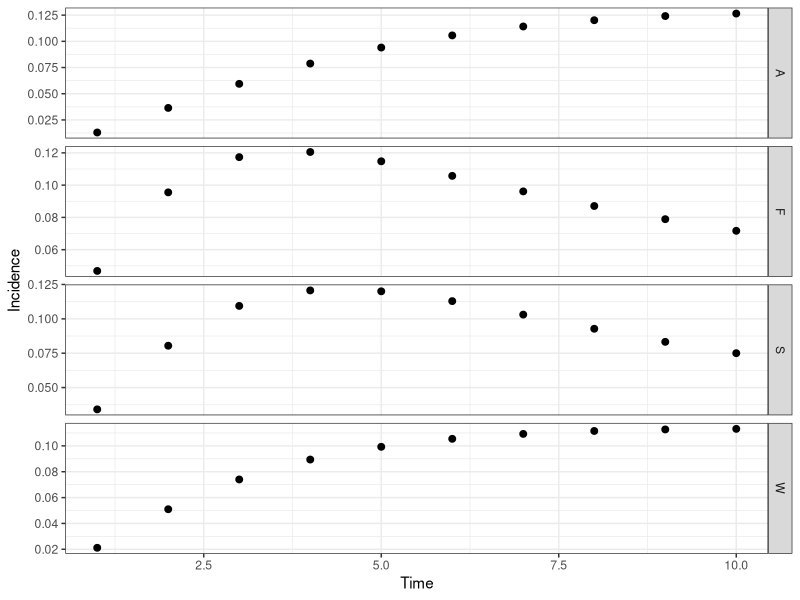

The R script that drew this image:
# CF McQuaid & RMGJ Houben
# Start 21/04/2017 ---> current version 26/04/2017
# Cohort model of TB including regression and a slow stream
########################################
#         ^     ^     ^     ^          #
#      -> Q <-> S <-> C <-> Y -> M     # Q - Quiescent, S - Subclinical, C - Minimal (C+S-), Y - Disseminated (C+S+, symptomatic), M - Death (due to disease)
#     /   ^     ^                      #
#    E    |     |                      # E - Recently Infected, T - Cumulative incidence (using initial disease-free population)
#     \   v     v                      #
#      -> K <-> Z                      # K - Quiescent (slow stream), Z- Subclinical (slow stream),
#         v     v                      #
########################################
##set wd depending on who is coding/playing
#setwd("C:/Users/cfmcquaid/Simulations")
setwd("/Users/ReinHouben/Filr/ifolder/Applications (funding and jobs)/2016 - ERC starting grant/Rmodel_nathis/NatHistCoh")

#Next steps
# 1. get the prop inc disease after 5 years to 5%
###   How: play with Eq values, OR increase progression parameters
# 2. achieve 1 + start higher and sharper decrease in early years
###   How: change initial states to more realistic point, based on what prev of disease would be at screening
###   Also increase progression rates, while decreasing proportion that goes into the fast pathway
# OTHER NEXT STEPS - 8th May 2017
##  ?can we calculate in model how often (on average) people would come in and out of states over course of say 2 years?
##  ?Can we calculate average time in compartment in each step visit? Should be simple competing risk model right?

library("reshape2"); library("deSolve"); library("ggplot2"); library("plyr");
# Parameter sets: Average (), Wax (regression), Slow (slow), Full (regression, slow)
# Ax - rate from compartment A to compartment X, Omega - background mortality
paramA <- c(Eq=1.00, Qs=0.03, Qk=0.00, Kz=0.00, Kq=0.00, Sc=0.22, Sq=0.00, Sz=0.00, Zk=0.00, Zs=0.00, Cy=0.22, Cs=0.00, Ym=0.25, Yc=0.00, Omega=0)
paramW <- c(Eq=1.00, Qs=0.03, Qk=0.00, Kz=0.00, Kq=0.00, Sc=0.50, Sq=0.25, Sz=0.00, Zk=0.00, Zs=0.00, Cy=0.50, Cs=0.25, Ym=0.50, Yc=0.25, Omega=0)
paramS <- c(Eq=0.10, Qs=0.50, Qk=0.00, Kz=0.01, Kq=0.00, Sc=0.22, Sq=0.00, Sz=0.00, Zk=0.00, Zs=0.05, Cy=0.22, Cs=0.00, Ym=0.25, Yc=0.00, Omega=0)
paramF <- c(Eq=0.10, Qs=0.50, Qk=0.00, Kz=0.01, Kq=0.00, Sc=0.50, Sq=0.25, Sz=0.00, Zk=0.25, Zs=0.05, Cy=0.50, Cs=0.25, Ym=0.50, Yc=0.25, Omega=0)
# Initial states of compartments
state <- c(E=100000, Q=0, K=0, S=0, Z=0, C=0, Y=0, M=0, T=0)
# Timespan for simulation
times <- seq(0, 10, by = 1)
# Timespan for burn
timeb <- 2
# Timespan for tornado
timet <- 5
# ODE function
regr <- function(t, state, parameters){
  with(as.list(c(state, parameters)), {
   # rates of change
   dE <- - E
   dQ <- + Eq*E + Sq*S + Kq*K - (Qs + Qk + Omega)*Q
   dK <- + (1 - Eq)*E + Zk*Z + Qk*Q - (Kz + Kq + Omega)*K
   dS <- + Qs*Q + Cs*C + Zs*Z - (Sc + Sq + Sz + Omega)*S
   dZ <- + Kz*K + Sz*S - (Zk + Zs + Omega)*Z
   dC <- + Sc*S + Yc*Y - (Cs + Cy + Omega)*C
   dY <- + Cy*C -(Yc + Ym + Omega)*Y
   dM <- + Ym*Y
   dT <- + Sc*S / sum(state[1:5])
   # return the rate of change
   list(c(dE, dQ, dK, dS, dZ, dC, dY, dM, dT))
  })
}
# Burn off the first X years to establish the proportion of individuals in each compartment, removing diseased
burn <- function(tb, state, fxn, parameters){
  out <- ode(y = state, times = seq(0, tb, by = 1), func = fxn, parms = parameters)
  stateb <- c(out[tb, 2], out[tb, 3], out[tb, 4], out[tb, 5], out[tb, 6], C=0, Y=0, M=0, T=0)
  return(stateb)
}
# Calculation function
calc <- function(ts, tb, state, fxn, parameters, source){
  stateb <- burn(tb = tb, state = state, fxn = regr, parameters = parameters)
  out <- ode(y = stateb, times = ts, func = fxn, parms = parameters)
  out <- as.data.frame(out)
  # Calculating incidence
  out$inc <- parameters["Sc"]*out$S / (out$E + out$Q + out$S + out$K + out$Z)
  out$inc <- head(c(0,out$inc),-1) # We later remove the first element as it is zero if calculated using C&Y, but will be nonnegative if looking at the rate. Shift the index accordingly
  # Calculating incidence rate (https://en.wikipedia.org/wiki/Incidence_(epidemiology)), proportion of population that result in cases per year = (total # cases incl mort) / {[(C+Y)_t1-(C+Y)_t0]*(t1+t0)/2 + t1*(E+Q+S+K+Z)_t1}
  out$rate <- (out$C + out$Y + out$M) / (head(c(out$C,0) + c(out$Y,0) - c(0,out$C) - c(0,out$Y), -1)*head(c(out$time,0) - c(0,out$time), -1) / 2 + (out$E + out$Q + out$S + out$K + out$Z)*out$time)
  # Calculating the "relative risk" (see Vynnycky & Fine, 1997)
  # out$risk <- head(c(out$C,0) + c(out$Y,0) - c(0,out$C) - c(0,out$Y), -1)/(out$C[2] + out$Y[2])
  # out$risk <- parameters["Sc"]*out$S/(parameters["Sc"]*out$S[1])
  # out$risk <- head(c(0,out$risk),-1) # see above re index shift
  # Calculating the "interval from conversion" (see Styblo 1991 & TSRU progress report 1967)
  out$int <- parameters["Sc"]*out$S/sum(parameters["Sc"]*out$S)
  out$int <- head(c(0,out$int),-1) # see above re index shift
  # Calculating point prevalence
  out$prev <- (out$C + out$Y) / (out$E + out$Q + out$S + out$K + out$Z + out$C + out$Y)
  # Removing the first data point at time zero as we only sample after a year
  out <- out[-c(1), ]
  # Formatting the data for plotting - putting into a melted data.fame, with additional columns for the source matrix
  out <- melt(out, id.vars = c("time"))
  out$source <- source
  return(out)
}
outA <- calc(ts = times, tb = timeb, state = state, fxn = regr, parameters = paramA, source = "A")
outW <- calc(ts = times, tb = timeb, state = state, fxn = regr, parameters = paramW, source = "W")
outS <- calc(ts = times, tb = timeb, state = state, fxn = regr, parameters = paramS, source = "S")
outF <- calc(ts = times, tb = timeb, state = state, fxn = regr, parameters = paramF, source = "F")
out <- rbind(outA, outW, outS, outF)
# Plot output
theme_set(theme_bw())
##all scenarios
ggplot(out[out$variable %in% c("int"), ], aes(time, value)) + geom_point(size=2) + labs(x = "Time", y = "Incidence") + facet_grid(source ~ . , scales = "free")
##slow and slow+regression only (S+F)
out2 <- subset(out, source=='F' | source == 'S', select=time:source)  
#ggplot(out2[out2$variable %in% c("inc"), ], aes(time, value)) + geom_point(size=2) + labs(x = "Time", y = "Incidence") + facet_grid(source ~ . , scales = "free")

# Fitting parameters and state: proportion of individuals diseased after "Otime" years, using parameter set "Osource"
Osource <- "F"; Otime <- 5
Ci <- out[which(out$source == Osource & out$variable == "T" & out$time == Otime), ]
Ic <- out[which(out$source == Osource & out$variable == "inc" & out$time == Otime), ]
Ra <- out[which(out$source == Osource & out$variable == "rate" & out$time == Otime), ]
Pp <- out[which(out$source == Osource & out$variable == "prev" & out$time == Otime), ]
Rr <- out[which(out$source == Osource & out$variable == "risk" & out$time == Otime), ]
Iv <- out[which(out$source == Osource & out$variable == "int" & out$time == Otime), ]

# # Tornado plot
# range <- 0.01 ##sets range for the change in the parameters
# torn <- function(ts, tb, tt, state, fxn, parameters, source){
#   # Store data
#   data <- rbind(parameters, parameters)
#   rownames(data) <- c('+1%', '-1%')   
#   # Compare to default data set
#   out <- calc(ts = ts, tb = tb, state = state, fxn = regr, parameters = parameters, source = source)
#   def <- out[which(out$time ==tt & out$variable == "prev"),"value"]
#   for (i in 1:15){
#     # Increasing and decreasing each parameter in turn
#     parametersM = parameters; parametersL = parameters
#     parametersM[i] = parametersM[i] + range*parametersM[i]; parametersL[i] = parametersL[i] - range*parametersL[i]
#     outM <- calc(ts = ts, tb = tb, state = state, fxn = regr, parameters = parametersM, source = source); outL <- calc(ts = ts, tb = tb, state = state, fxn = regr, parameters = parametersL, source = source)
#     outM <- (outM[which(outM$time ==tt & outM$variable == "prev"),"value"] - def) / def; outL <- (outL[which(outL$time ==tt & outL$variable == "prev"),"value"] - def) / def
#     data[1, i] <- outM; data[2, i] <- outL
#   }
#   return(data)
# }
# data <- torn(ts = times, tb = timeb, tt = timet, state = state, fxn = regr, parameters = paramF, source ="F")
# # For plotting '%' on x-axis
# x <- seq(-0.01,0.01, length=10)
# ORD = order(abs(data[2,] - data[1,]))
###order black = increase in parameter, white is decrease in parameter value
# barplot(data[1,ORD], horiz = T, las=1, xlim = c(-0.01,0.01), xaxt='n', ylab = '', beside=T, col=c('black'))
# barplot(data[2,ORD], horiz = T, las=1, xlim = c(-0.01,0.01), xaxt='n', ylab = '', beside=T, col=c('white'), add = TRUE)
# axis(1, at=pretty(x), lab=paste0(pretty(x) * 100," %"), las=TRUE)
